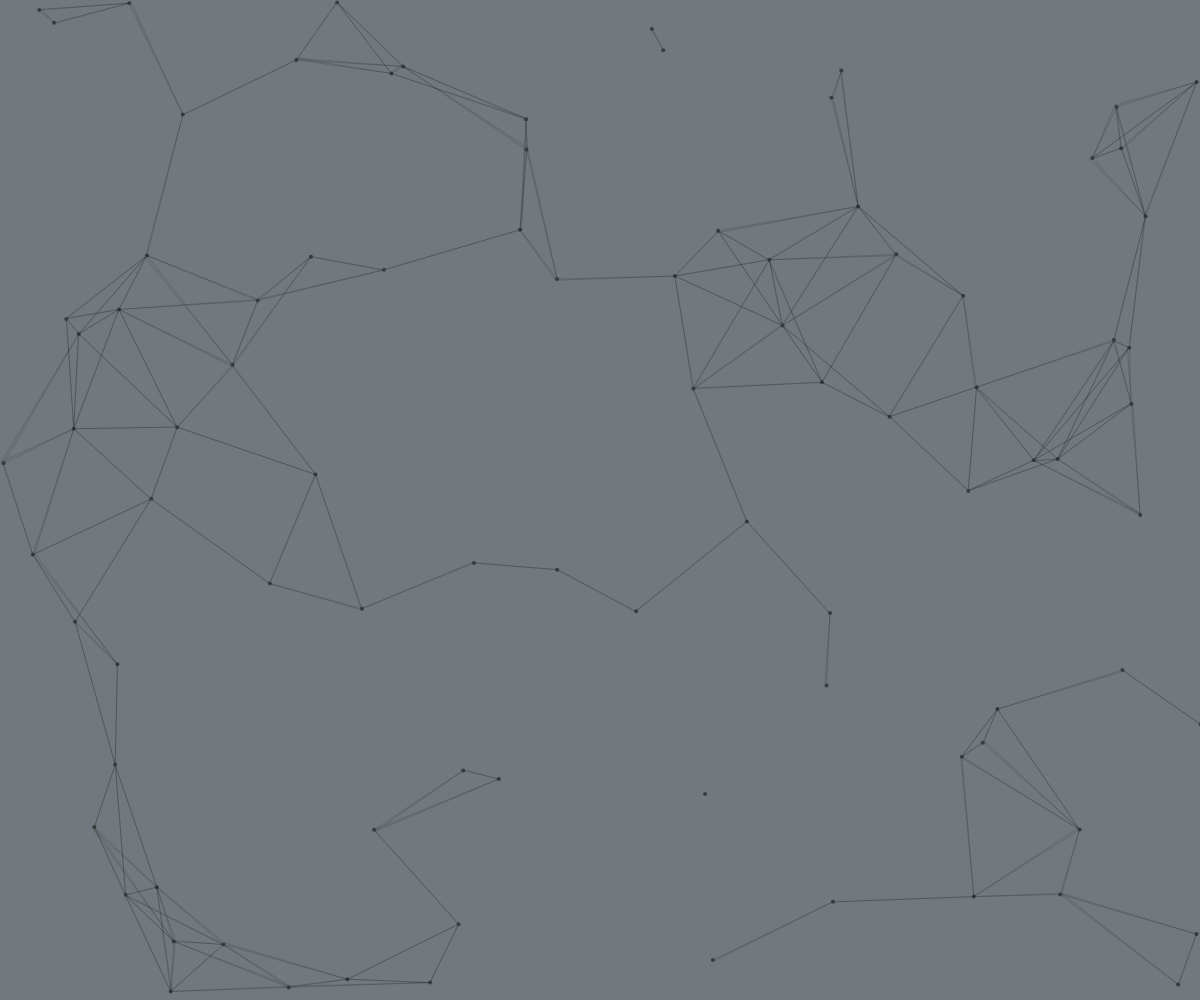
Frame 1 (no input)
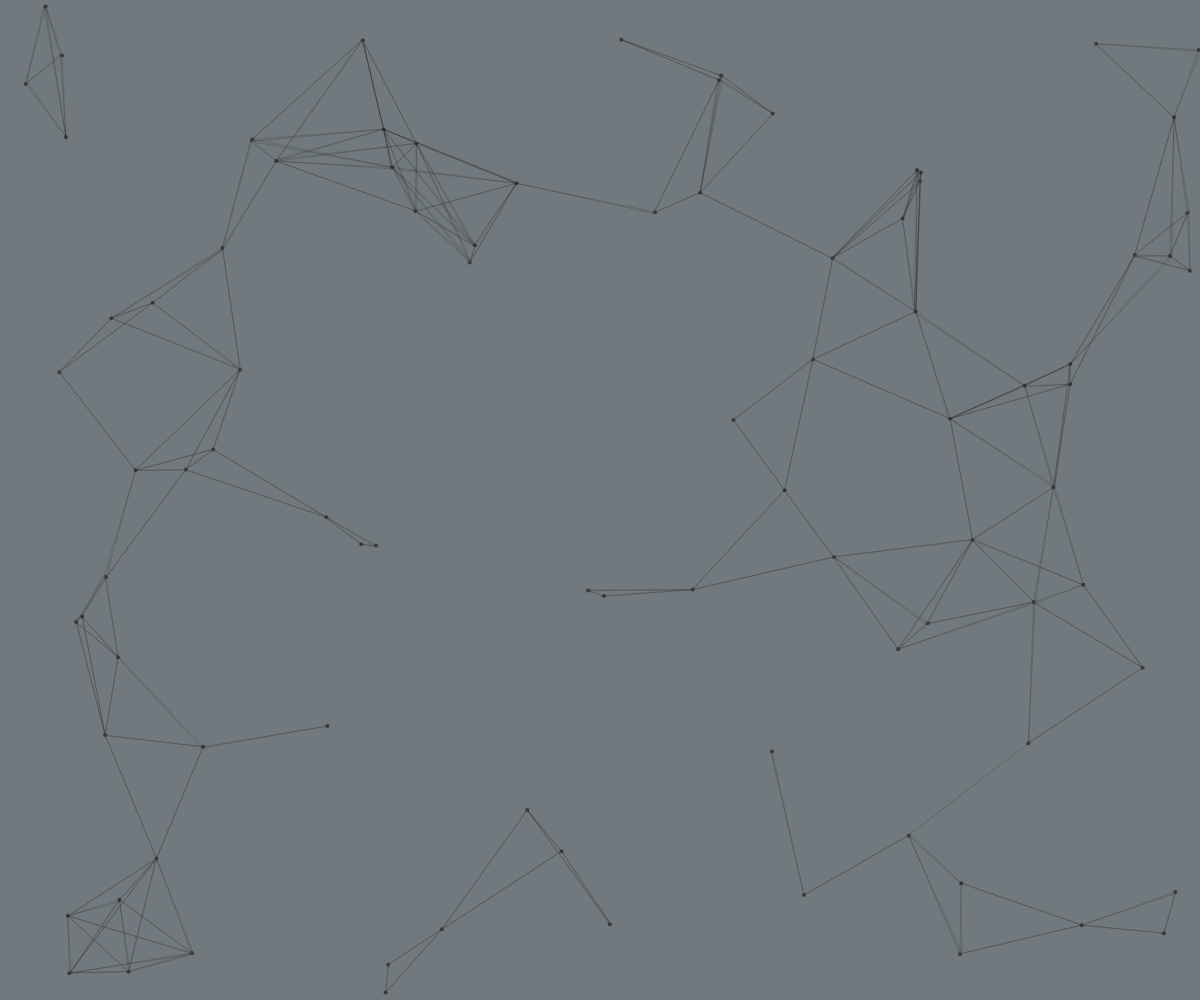
Frame 60 (no input)
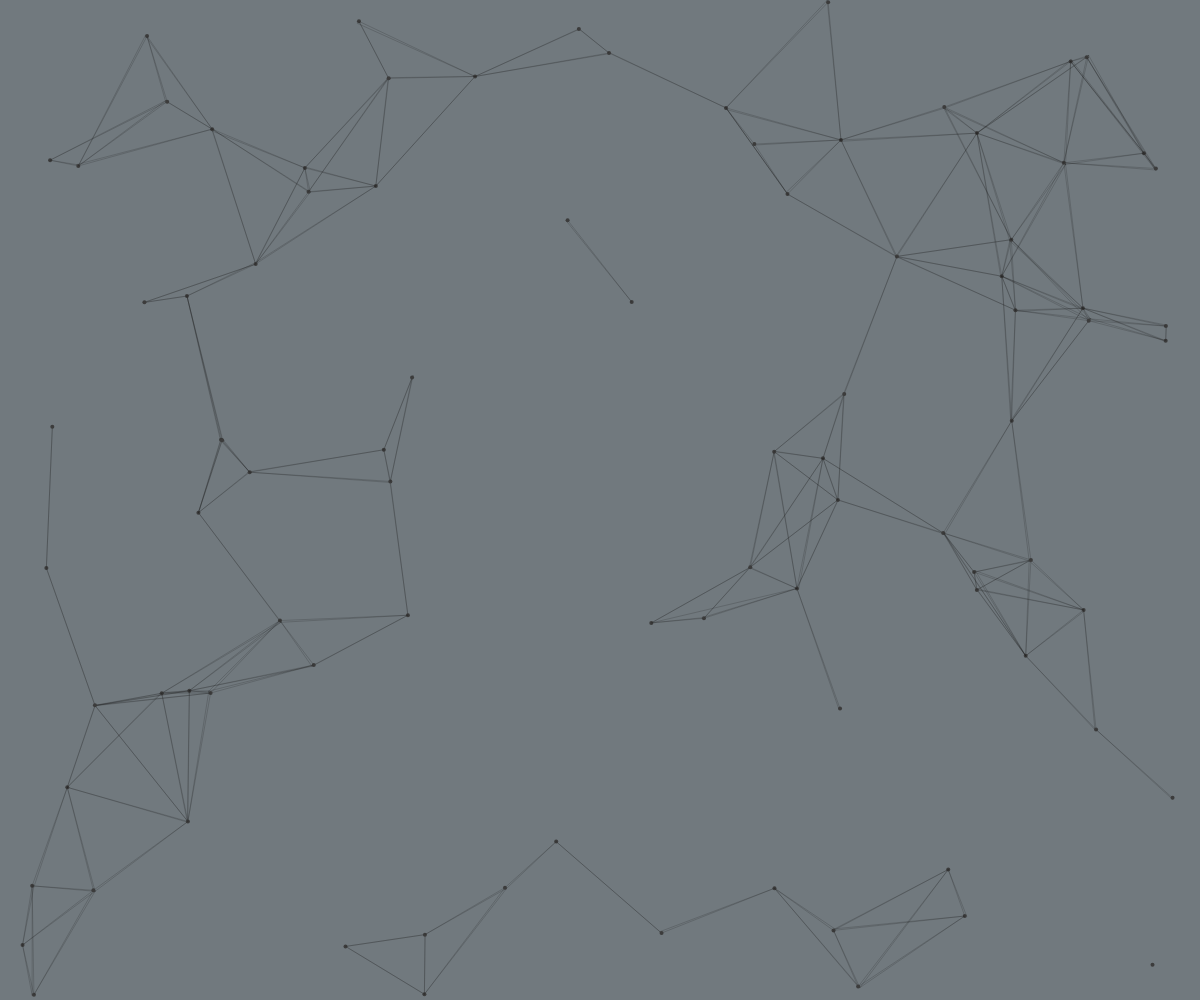
Frame 120 (the mouse pressed at the canvas centre since frame 60)

The p5.js sketch that drew these frames (run headless with seeded random() and noise() and a simulated clock; from frame 60 on, the mouse is pressed at the canvas centre):

// p5.js sketch
// ── sketch.js
let points = [];
let point_count;
let point_speed;
let point_color;
let point_stroke_weight;
let line_color;
let line_stroke_weight;

function Point(x, y) {
    this.x = x;
    this.y = y;
    this.xs = random(-point_speed, point_speed);
    this.ys = random(-point_speed, point_speed);

    this.render = function() {
        point(this.x, this.y);
    }

    this.update = function() {
        this.x += this.xs;
        this.y += this.ys;

        if (this.x > width || this.x < 0)
            this.xs *= -1;
        if (this.y > height || this.y < 0)
            this.ys *= -1;
    }
}

function setup() {
    createCanvas(windowWidth, windowHeight);
    background(51);
    stroke(255, 150);

    // Change these!
    point_count = 90;
    point_speed = 2;
    point_color = color(60, 60, 60);
    point_stroke_weight = 4;
    line_color = color(30, 30, 30);
    line_stroke_weight = 0.2;
    // ---

    for (var i = 0; i < point_count; i++) {
        points.push(new Point(random(width), random(height)))
    }
}

function draw() {
    background(113, 121, 126);
    for (var i = 0; i < points.length; i++) {
        points[i].update();

        stroke(line_color);
        strokeWeight(line_stroke_weight);
        for (var j = 0; j < points.length; j++) {
            if (j != i) {
                if (dist(points[i].x, points[i].y, points[j].x, points[j].y) < 150) {
                    line(points[i].x, points[i].y, points[j].x, points[j].y);
                }
            }
        }

        stroke(point_color);
        strokeWeight(point_stroke_weight);
        points[i].render();
    }
}
// ── blogges.html
<!DOCTYPE html>
<html lang="en">
  <head>
    <link rel="stylesheet" href="style/style.css">
    <meta charset="utf-8">
    <title>Blog index!</title>
  </head>
  <body>
     <div class="textwall">
      <p class="aboutme">
        Here's a list of all my blog posts on the site:<br><br><br><br><br><br>
        <img src="https://i.gifer.com/DK9b.gif" alt="That's all folks">
       </p>
    </div>
  </body>
</html>
